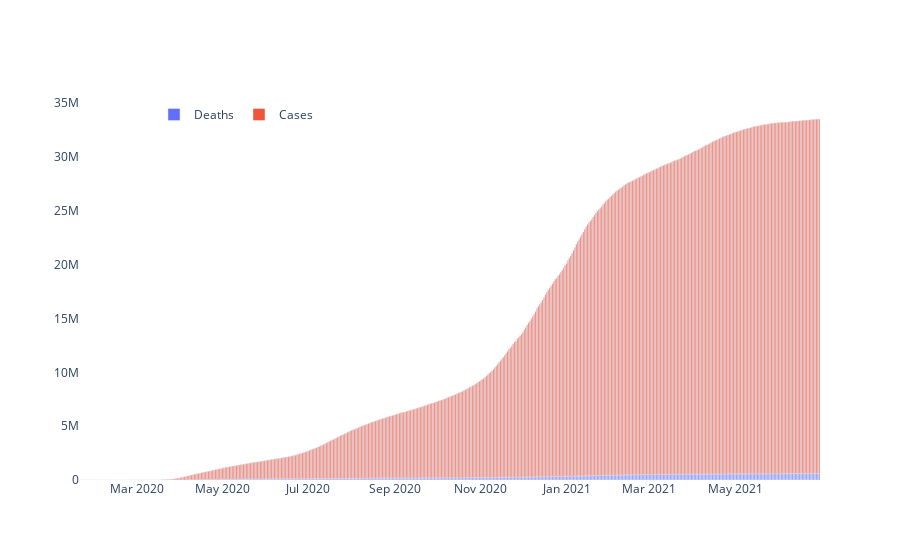

Source (notebook cell):
### Code cell
%matplotlib inline
fig = go.Figure(go.Bar(x=Trend.date, y= Trend.deaths, name='Deaths'))
fig.add_trace(go.Bar(x=Trend.date, y= Trend.cured, name='Cases'))

fig.update_layout(barmode='relative',legend_orientation="h",legend=dict(x= 0.1, y=1),
                 paper_bgcolor='white',
                 plot_bgcolor = "white",)
fig.show();
%store fig

### Figure 1 — Plotly figure (JSON) as saved in the notebook; plotly's stock layout.template omitted (floating-point values rounded to 4 significant figures; data arrays with more than 128 entries replaced by an {"elided": "..."} marker saying what was removed)
{"data": [{"name": "Deaths", "type": "bar", "x": {"elided": "527 str values"}, "y": {"elided": "527 int values"}}, {"name": "Cases", "type": "bar", "x": {"elided": "527 str values"}, "y": {"elided": "527 int values"}}], "layout": {"autosize": true, "barmode": "relative", "legend": {"orientation": "h", "x": 0.1, "y": 1}, "paper_bgcolor": "white", "plot_bgcolor": "white", "xaxis": {"autorange": true, "range": ["2020-01-20 12:00", "2021-06-30 12:00"], "type": "date"}, "yaxis": {"autorange": true, "range": [0, 35300000.0], "type": "linear"}}}
